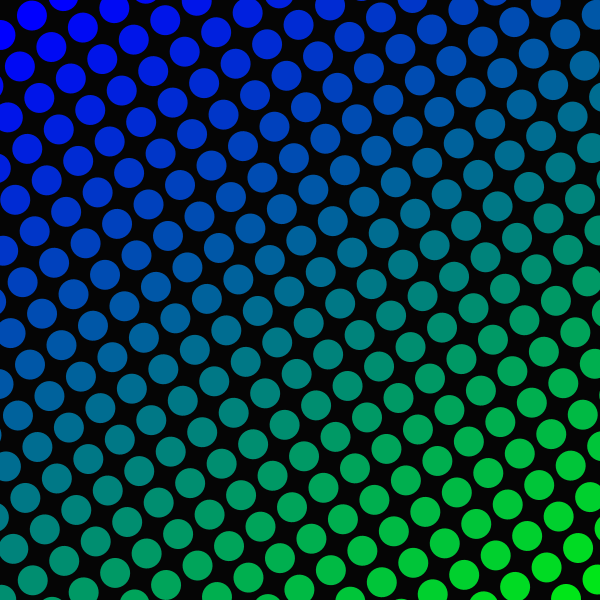
Frame 1 (no input)
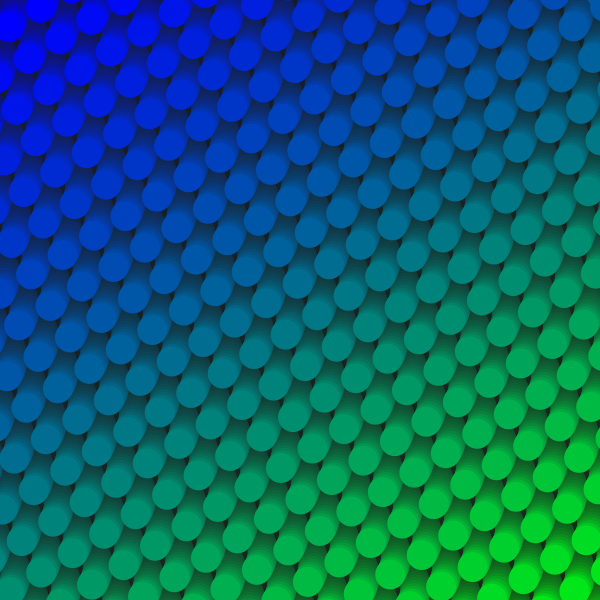
Frame 60 (the mouse pressed at the canvas centre just before this capture)
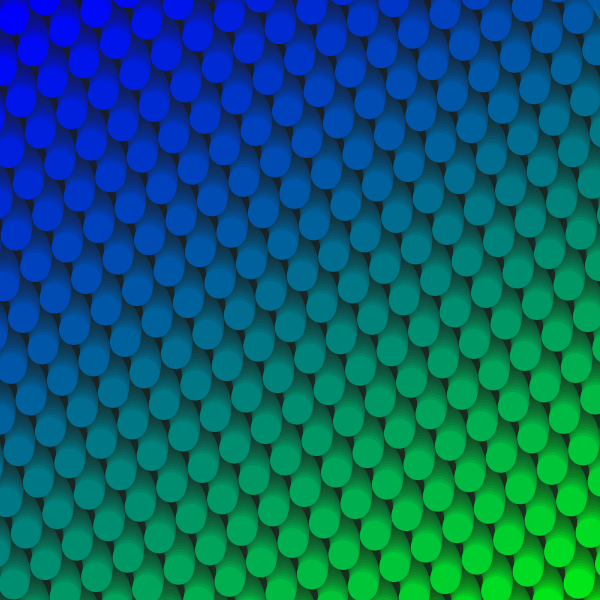
Frame 120 (the mouse held since frame 60 and released just before this capture)

The Processing sketch that drew these frames (run headless with seeded random() and noise(); from frame 60 on, the mouse is pressed at the canvas centre):

// Processing sketch: waves
// ── waves.pde
float theta = 0;
float r = 30;

void setup() {
  background(2);
  size(600, 600);
  smooth();
  frameRate(30);
  strokeWeight(1);
}

void draw() {
  rotate(45);
  translate(0, -500);

  noStroke();
  fill(25, 30);
  rect(0,0,1200,1200);

  noStroke();
  fill(0, 200, 88);

  int k = 0;
  int l = 0;

  for (int j = 0; j <= height + 260; j += 37) {
    for (int i = 0; i <= width + 260; i += 37) {
      float x = r * cos(theta);
      float y = r * sin(theta);
      k += 0.5;
      l += 0.5;

      // draw the orbiting ellipse
      noStroke();
      fill(0, map(i,0,height+260,0,255),map(i,0,height+260,255,0));
      ellipse(x+i, y+j, 30, 30);
    }
    k = 0;
    l = 0;
  }
  theta += 0.1;
}
